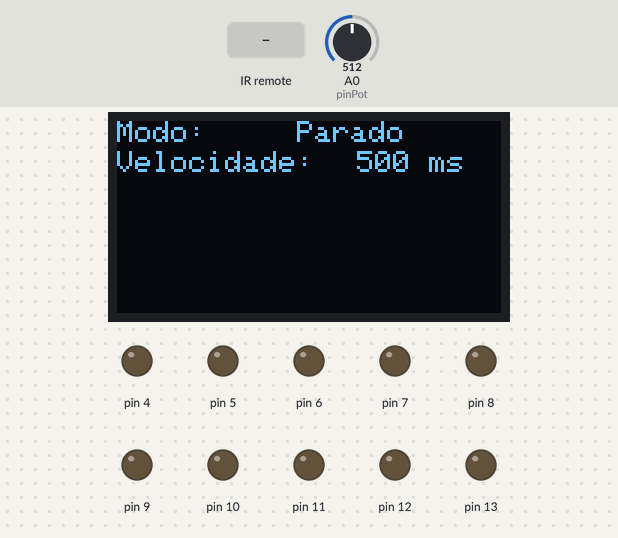
A sketch run on a simulated Arduino Uno, built with avr-gcc and run on an emulated ATmega328P. Shown: 128×64 one-colour display, output pins drawn as LEDs (lit = HIGH). The test bench sets the inputs (shaded band); at power-on: A0 (pinPot) = 512. Random numbers use the default seed unless the sketch sets one; what the sketch prints to the serial monitor is not drawn.

Above: at 1.2 s.
1.3 s: infrared code 0xFF30CF received
At 2.3 s:
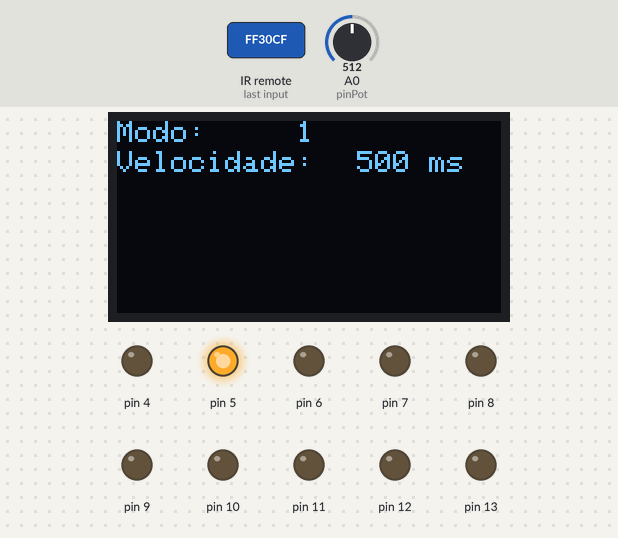
3.9 s: A0 (pinPot) set to 500
At 6.82 s:
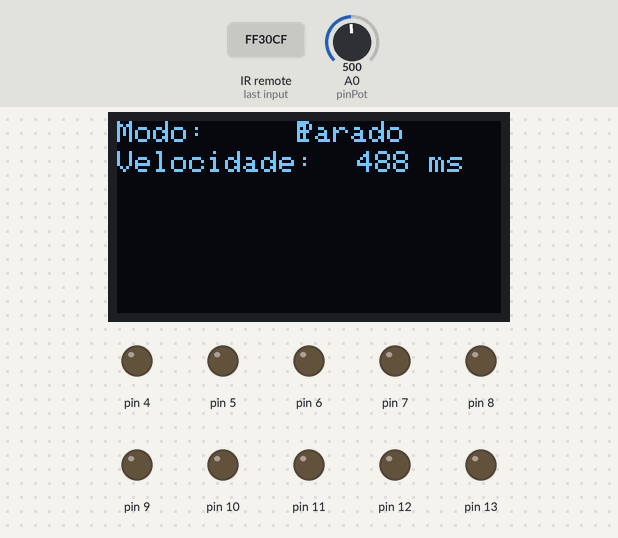
6.9 s: A0 (pinPot) set to 511
8.5 s: infrared code 0xFF18E7 received
At 8.86 s:
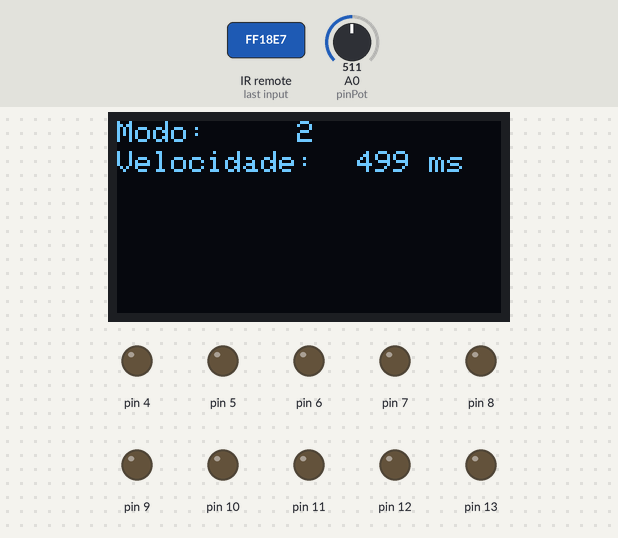
10.6 s: infrared code 0xFF7A85 received
At 11.5 s:
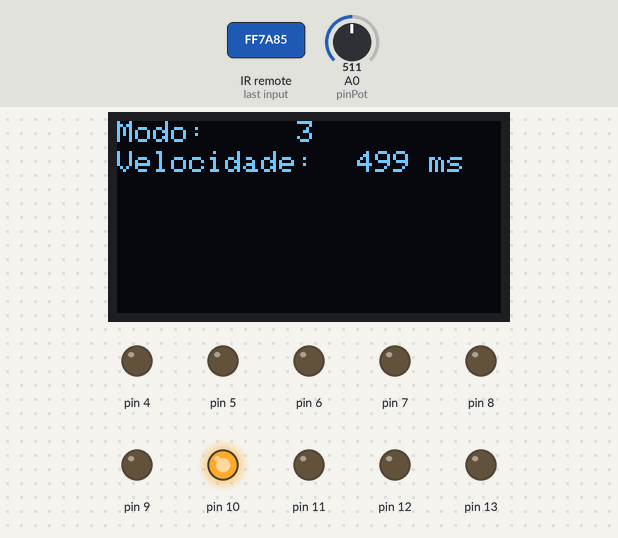
13.4 s: infrared code 0xFFFFFFFF received
At 16.34 s:
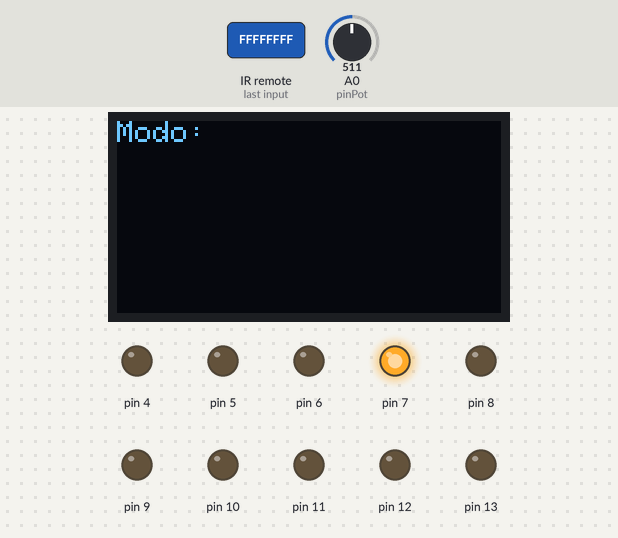
Timing chart, 0 to 17.4 s (numbered marks = the images above; inputs shaded):
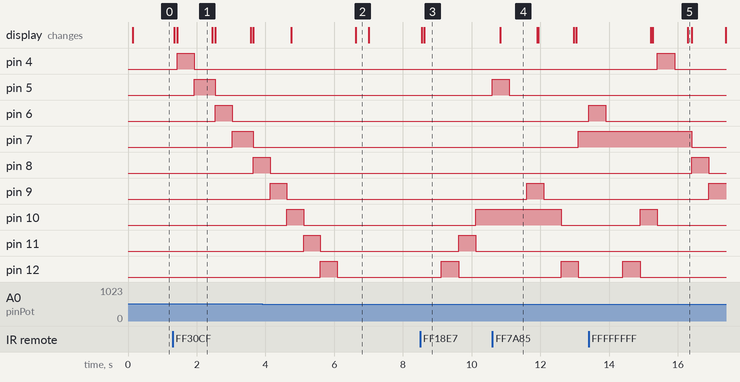

Measured:
- the behaviour switches between 512 and 511 on A0 (pinPot) (found by bisection; images 1 and 2)
- after the input at 1.3 s, pin 4: LOW → HIGH after 0.13 s, → LOW 0.50 s later; pin 5: LOW → HIGH after 0.63 s, → LOW 0.61 s later; pin 6: LOW → HIGH after 1.2 s, → LOW 0.50 s later; pin 7: LOW → HIGH after 1.7 s, → LOW 0.61 s later; pin 8: LOW → HIGH after 2.3 s; the display: first changes after 0.05 s (image 1 shows a later state)
- after the input at 8.5 s, pin 10: LOW → HIGH after 1.6 s; pin 11: LOW → HIGH after 1.1 s, → LOW 0.50 s later; pin 12: LOW → HIGH after 0.62 s, → LOW 0.50 s later; the display: first changes at once (image 3 shows a later state)
- after the input at 10.6 s, pin 12: LOW → HIGH after 2.0 s, → LOW 0.50 s later
- after the input at 13.4 s, pin 9: LOW → HIGH after 3.5 s; pin 10: LOW → HIGH after 1.5 s, → LOW 0.50 s later; pin 12: LOW → HIGH after 1.0 s, → LOW 0.50 s later
- what the display in image 1 shows lasts 1.1 s, from 1.4 s to 2.5 s
- what the display in image 4 shows lasts 1.1 s, from 10.8 s to 11.9 s

The sketch:

controleDeLeds.ino
```cpp
#include <IRremote.h> // Biblioteca IRemote
#include <Wire.h> //INCLUSÃO DE BIBLIOTECA
#include <Adafruit_GFX.h> //INCLUSÃO DE BIBLIOTECA
#include <Adafruit_SSD1306.h> //INCLUSÃO DE BIBLIOTECA


//variaveis globais
const int numLeds = 10;
const int numArray = numLeds - 1;
int pinsLeds[numArray]; //cria um array para guardar as portas dos les, com indices de 0 a 8
const int pinPot = A0; //porta A0 para o potenciometro
const int pinOledReset = 3;
const int pinIr = 2; // Arduino pino 2 conectado no Receptor IR
unsigned long key_value = 0;
int delaySeq = 0;

int indicesUsados[numArray];

//objetos
IRrecv iRReceiver(pinIr); // criando a instância
decode_results resultados; // declarando os resultados

Adafruit_SSD1306 display(pinOledReset);

boolean inProcess = false;
boolean finalizou = false;
boolean primeiraAcao = false;
unsigned long ultimaAcao = millis();
unsigned long ultimaAttLcd = millis();

int indiceUltimoLed = 0;
int seq = -1;
int tempoAttLcd = 1000;//frequencia em que o display se atualizara
int indiceAleatorio;
int contadorIndicesAleatorios = 0;


void setup() {
  //Configurações


  //Leds
  int portaLed = 4; //variavel com a porta inicial de les, iram de 4 até 13
  for (int i = 0; i <= 10; i++) {
    pinsLeds[i] = portaLed;
    pinMode(pinsLeds[i], OUTPUT);
    digitalWrite(pinsLeds[i], LOW);
    portaLed++;
  }

  //Analogico
  pinMode(pinPot, INPUT); //define o potenciometro na A0 como entrada

  //Comunicação Serial
  Serial.begin(9600);

  //InfraVermelho
  iRReceiver.enableIRIn(); //habilita o sensor IR

  //Display o Led
  Wire.begin(); //INICIALIZA A BIBLIOTECA WIRE
  display.begin(SSD1306_SWITCHCAPVCC, 0x3D); //INICIALIZA O DISPLAY COM ENDEREÇO I2C 0x3C
  display.setTextColor(WHITE); //DEFINE A COR DO TEXTO
  display.setTextSize(1); //DEFINE O TAMANHO DA FONTE DO TEXTO
  display.clearDisplay(); //LIMPA AS INFORMAÇÕES DO DISPLAY

  randomSeed(1023);
}

boolean start = true;


void loop() {

  delaySeq = map(analogRead(pinPot), 0, 1023, 0, 1000);

  if (inProcess) {
    if (seq == 1) {
      showSeq1();
    } else if (seq == 2) {
      showSeq2();
    } else if (seq == 3) {
      showSeq3();
    }
  } else {
    printFree();
  }


  if (iRReceiver.decode(&resultados)) {
    if (resultados.value == 0XFFFFFFFF)
      resultados.value = key_value;
    switch (resultados.value) {
      case 0xFF30CF: {
          Serial.println("Botão 1");
          primeiraAcao = true;
          seq = 1;
          showSeq1();

        } break;
      case 0xFF18E7: {
          Serial.println("Botão 2");
          primeiraAcao = true;
          seq = 2;
          showSeq2();

        } break;
      case 0xFF7A85: {
          Serial.println("Botão 3");
          primeiraAcao = true;
          seq = 3;
          contadorIndicesAleatorios = 0;
          showSeq3();

        } break;
    }
    key_value = resultados.value;
    iRReceiver.resume();
  }

}

void showSeq1() {

  printInfo();
  if (primeiraAcao) {
    digitalWrite(pinsLeds[0], HIGH);
    indiceUltimoLed = 0;
    ultimaAcao = millis();
    primeiraAcao = false;
    inProcess = true;
  } else {
    if (indiceUltimoLed <= numArray) {
      if ((millis() - ultimaAcao) > delaySeq) {
        digitalWrite(pinsLeds[indiceUltimoLed], LOW);
        indiceUltimoLed++;
        digitalWrite(pinsLeds[indiceUltimoLed], HIGH);
        ultimaAcao = millis();
      }
    } else if (indiceUltimoLed > numArray) {
      primeiraAcao = false;
      inProcess = false;
      indiceUltimoLed = 0;
      ultimaAcao = millis();
    }
  }
}

void showSeq2() {

  printInfo();

  if (primeiraAcao) {
    digitalWrite(pinsLeds[numArray], HIGH);
    indiceUltimoLed = numArray;
    primeiraAcao = false;
    inProcess = true;
    ultimaAcao = millis();
  } else {
    if (indiceUltimoLed >= 0) {
      if ((millis() - ultimaAcao) > delaySeq) {
        digitalWrite(pinsLeds[indiceUltimoLed], LOW);
        indiceUltimoLed--;
        digitalWrite(pinsLeds[indiceUltimoLed], HIGH);
        ultimaAcao = millis();
      }
    } else  {
      primeiraAcao = false;
      inProcess = false;
      indiceUltimoLed = 0;
      ultimaAcao = millis();
    }
  }
}

void showSeq3() {

  printInfo();

  if (primeiraAcao) {

    indiceAleatorio = random(0, numArray+1);
    indicesUsados[contadorIndicesAleatorios] = indiceAleatorio;
    digitalWrite(pinsLeds[indiceAleatorio], HIGH);

    primeiraAcao = false;
    contadorIndicesAleatorios++;
    inProcess = true;
    ultimaAcao = millis();
  } else {
    if (contadorIndicesAleatorios <= numArray) {

      if ((millis() - ultimaAcao) > delaySeq) {

        digitalWrite(pinsLeds[indiceAleatorio], LOW);//desliga o ultimo led ligado

        boolean indice_ja_usado = true;

        while (indice_ja_usado) {

          indiceAleatorio = random(0, numArray +1); //gera o indice aleatorio
          indice_ja_usado = false;

          for (int i = 0; i < contadorIndicesAleatorios  ; i++) {
            if (indicesUsados[i] == indiceAleatorio) {
              indice_ja_usado = true;
              break;
            }
          }

        }


        digitalWrite(pinsLeds[indiceAleatorio], HIGH);

        indicesUsados[contadorIndicesAleatorios] = indiceAleatorio;
        contadorIndicesAleatorios++;
        ultimaAcao = millis();
      }
    } else  {
      Serial.print("Contador: ");
      Serial.println(contadorIndicesAleatorios);
      Serial.println("Finalizado seq 3");

      digitalWrite(pinsLeds[indiceAleatorio], LOW);
      primeiraAcao = true;
      inProcess = false;
      seq = -1;
      ultimaAcao = millis();
    }
  }
}

void printLcd(int x, int y, String msg, int iDelay, boolean wash) {
  display.setCursor(x, y);
  display.print(msg);
  display.display();
  delay(iDelay);
  if (wash)
    display.clearDisplay();

}

void printFree() {
  seq = -1;
  printLcd(0, 0, "Modo: ", 0, false);
  printLcd(60, 0, "Parado", 0, false);

  printLcd(0, 10, "Velocidade: ", 0, false);
  String sDelay = String(delaySeq);
  sDelay.concat(" ms");
  printLcd(80, 10, sDelay, 0, false);

}

void printInfo() {
  if ((millis() - ultimaAttLcd) > tempoAttLcd) {
    display.clearDisplay();
    printLcd(0, 0, "Modo: ", 0, false);
    printLcd(60, 0, seq, 0, false);

    printLcd(0, 10, "Velocidade: ", 0, false);
    String sDelay = String(delaySeq);
    sDelay.concat(" ms");
    printLcd(80, 10, sDelay, 0, false);
    ultimaAttLcd = millis();
  }
}

void printLcd(int x, int y, int msg, int iDelay, boolean wash) {
  display.setCursor(x, y);
  display.print(msg);
  display.display();
  delay(iDelay);
  if (wash)
    display.clearDisplay();

}
```
